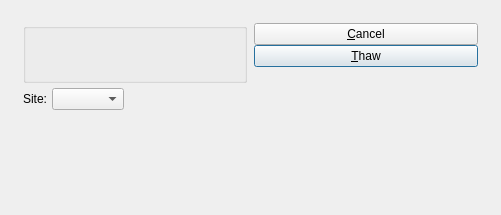
<?xml version="1.0" encoding="UTF-8"?>
<ui version="4.0">
 <comment>This file is part of the xTuple ERP: PostBooks Edition, a free and
open source Enterprise Resource Planning software suite,
Copyright (c) 1999-2018 by OpenMFG LLC, d/b/a xTuple.
It is licensed to you under the Common Public Attribution License
version 1.0, the full text of which (including xTuple-specific Exhibits)
is available at www.xtuple.com/CPAL.  By using this software, you agree
to be bound by its terms.</comment>
 <class>thawItemSitesByClassCode</class>
 <widget class="QDialog" name="thawItemSitesByClassCode">
  <property name="geometry">
   <rect>
    <x>0</x>
    <y>0</y>
    <width>501</width>
    <height>215</height>
   </rect>
  </property>
  <property name="windowTitle">
   <string>Thaw Item Sites by Class Code/Site</string>
  </property>
  <layout class="QGridLayout" name="gridLayout_2">
   <item row="0" column="0">
    <layout class="QGridLayout" name="gridLayout">
     <property name="margin">
      <number>12</number>
     </property>
     <property name="spacing">
      <number>12</number>
     </property>
     <item row="0" column="0">
      <layout class="QVBoxLayout">
       <property name="spacing">
        <number>5</number>
       </property>
       <item>
        <layout class="QHBoxLayout">
         <property name="spacing">
          <number>7</number>
         </property>
         <item>
          <widget class="ParameterGroup" name="_classCode">
           <property name="title">
            <string/>
           </property>
           <property name="fixedSize">
            <bool>false</bool>
           </property>
          </widget>
         </item>
         <item>
          <layout class="QVBoxLayout">
           <property name="spacing">
            <number>0</number>
           </property>
           <item>
            <layout class="QVBoxLayout">
             <property name="spacing">
              <number>0</number>
             </property>
             <item>
              <widget class="QPushButton" name="_close">
               <property name="text">
                <string>&amp;Cancel</string>
               </property>
              </widget>
             </item>
             <item>
              <widget class="QPushButton" name="_thaw">
               <property name="enabled">
                <bool>true</bool>
               </property>
               <property name="text">
                <string>&amp;Thaw</string>
               </property>
               <property name="autoDefault">
                <bool>true</bool>
               </property>
               <property name="default">
                <bool>true</bool>
               </property>
              </widget>
             </item>
            </layout>
           </item>
           <item>
            <spacer name="Spacer180">
             <property name="orientation">
              <enum>Qt::Vertical</enum>
             </property>
             <property name="sizeType">
              <enum>QSizePolicy::Preferred</enum>
             </property>
             <property name="sizeHint" stdset="0">
              <size>
               <width>20</width>
               <height>16</height>
              </size>
             </property>
            </spacer>
           </item>
          </layout>
         </item>
        </layout>
       </item>
       <item>
        <layout class="QHBoxLayout">
         <property name="spacing">
          <number>0</number>
         </property>
         <item>
          <layout class="QHBoxLayout">
           <property name="spacing">
            <number>5</number>
           </property>
           <item>
            <widget class="QLabel" name="_warehouseLit">
             <property name="text">
              <string>Site:</string>
             </property>
             <property name="alignment">
              <set>Qt::AlignRight|Qt::AlignTrailing|Qt::AlignVCenter</set>
             </property>
            </widget>
           </item>
           <item>
            <widget class="WComboBox" name="_warehouse"/>
           </item>
          </layout>
         </item>
         <item>
          <spacer name="Spacer7">
           <property name="orientation">
            <enum>Qt::Horizontal</enum>
           </property>
           <property name="sizeType">
            <enum>QSizePolicy::Expanding</enum>
           </property>
           <property name="sizeHint" stdset="0">
            <size>
             <width>20</width>
             <height>20</height>
            </size>
           </property>
          </spacer>
         </item>
        </layout>
       </item>
      </layout>
     </item>
     <item row="1" column="0">
      <spacer name="Spacer74">
       <property name="orientation">
        <enum>Qt::Vertical</enum>
       </property>
       <property name="sizeType">
        <enum>QSizePolicy::Expanding</enum>
       </property>
       <property name="sizeHint" stdset="0">
        <size>
         <width>20</width>
         <height>16</height>
        </size>
       </property>
      </spacer>
     </item>
    </layout>
   </item>
  </layout>
 </widget>
 <layoutdefault spacing="6" margin="11"/>
 <customwidgets>
  <customwidget>
   <class>ParameterGroup</class>
   <extends>QGroupBox</extends>
   <header>parametergroup.h</header>
   <container>1</container>
  </customwidget>
  <customwidget>
   <class>WComboBox</class>
   <extends>XComboBox</extends>
   <header>wcombobox.h</header>
  </customwidget>
  <customwidget>
   <class>XComboBox</class>
   <extends>QComboBox</extends>
   <header>xcombobox.h</header>
  </customwidget>
 </customwidgets>
 <tabstops>
  <tabstop>_warehouse</tabstop>
  <tabstop>_thaw</tabstop>
  <tabstop>_close</tabstop>
 </tabstops>
 <resources/>
 <connections>
  <connection>
   <sender>_close</sender>
   <signal>clicked()</signal>
   <receiver>thawItemSitesByClassCode</receiver>
   <slot>reject()</slot>
   <hints>
    <hint type="sourcelabel">
     <x>20</x>
     <y>20</y>
    </hint>
    <hint type="destinationlabel">
     <x>20</x>
     <y>20</y>
    </hint>
   </hints>
  </connection>
 </connections>
</ui>
